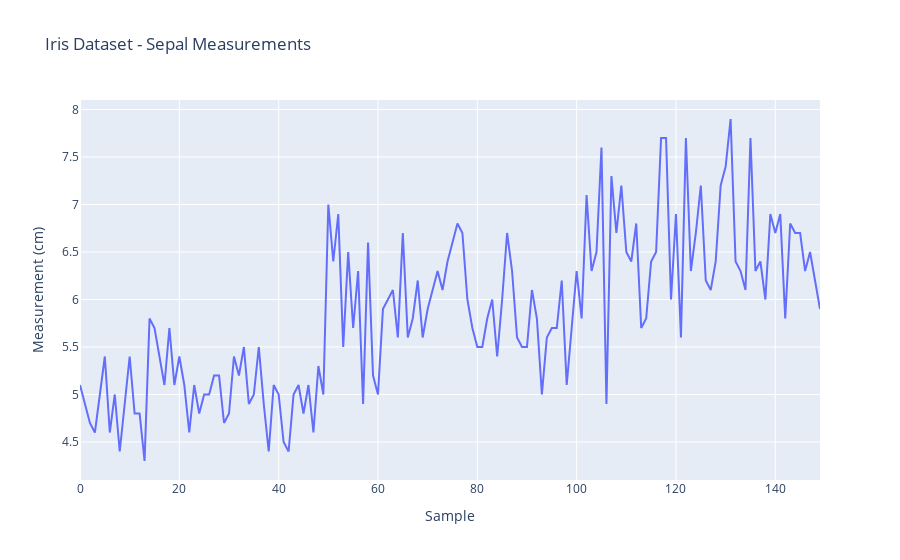

Notebook code cell kept with this figure:
### Code cell
fig = go.Figure()
fig.add_trace(go.Scatter(x=df.index, y=df['sepal length (cm)'], name='sepal length'))
fig.update_layout(title='Iris Dataset - Sepal Measurements', xaxis_title='Sample', yaxis_title='Measurement (cm)')

# Display Plotly graph
fig.show()

### Figure 1 — Plotly figure (JSON) as saved in the notebook; plotly's stock layout.template omitted (floating-point values rounded to 4 significant figures; data arrays with more than 128 entries replaced by an {"elided": "..."} marker saying what was removed)
{"data": [{"name": "sepal length", "type": "scatter", "x": {"elided": "150 int values"}, "y": {"elided": "150 float values"}}], "layout": {"title": {"text": "Iris Dataset - Sepal Measurements"}, "xaxis": {"title": {"text": "Sample"}}, "yaxis": {"title": {"text": "Measurement (cm)"}}}}
